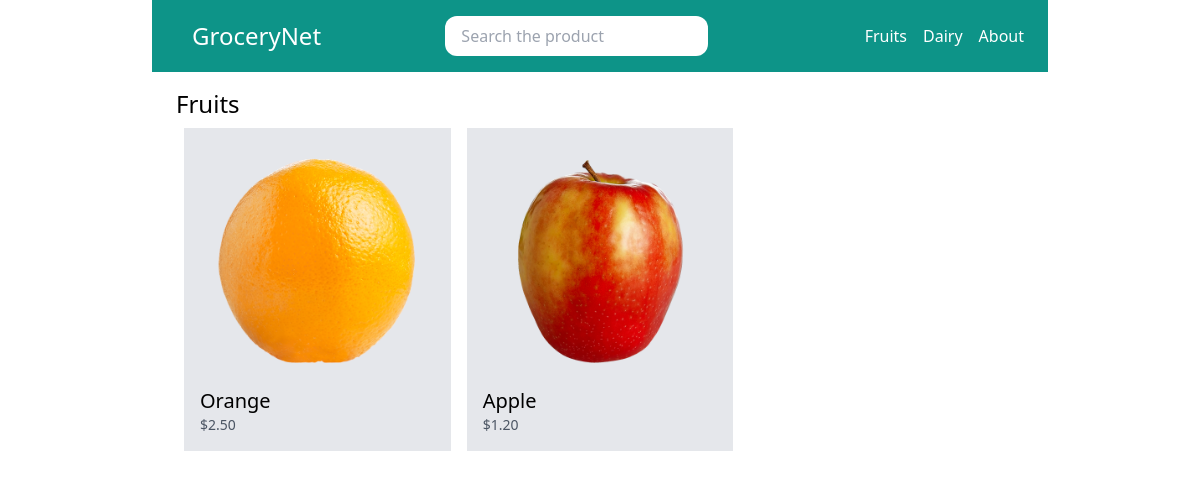
The app's page /fruit/, older data.
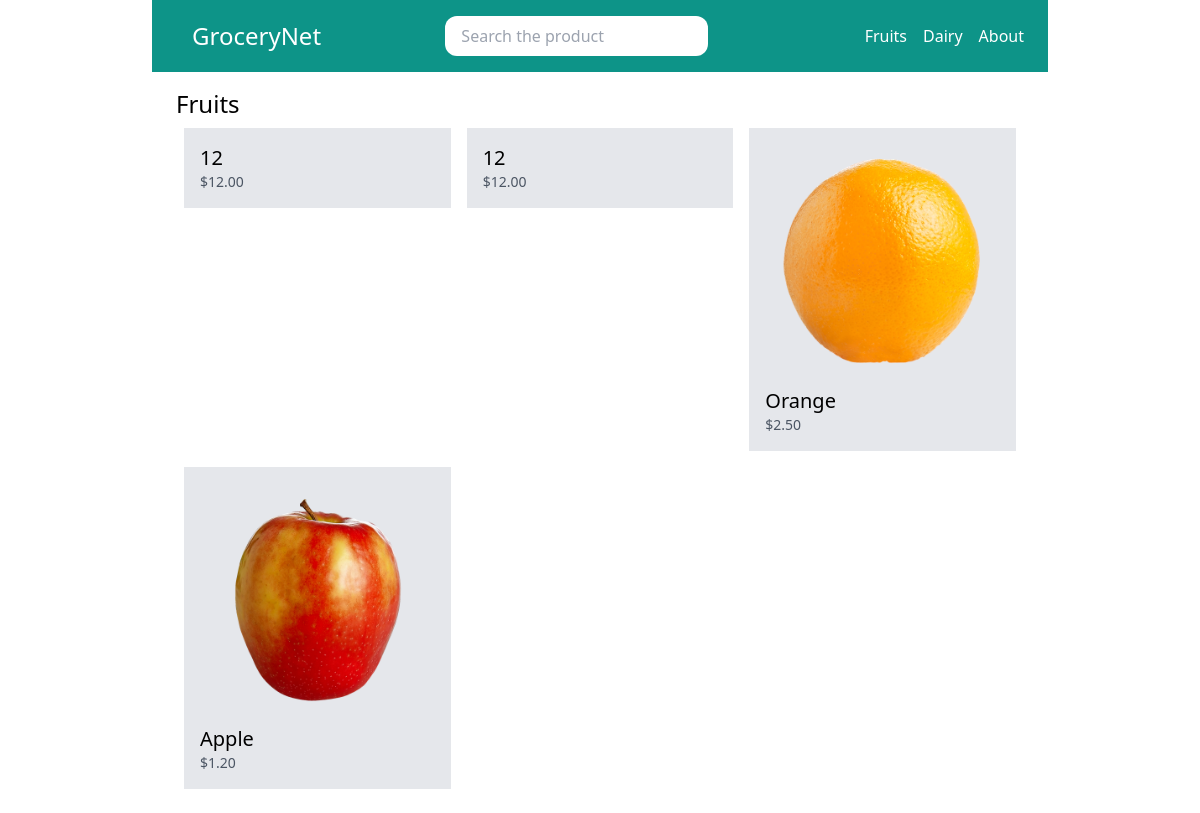
The same page, newer data.
### store/models.py (models this page shows, shortened)
class Category(models.Model):
    title = models.CharField(max_length=50)
    slug = models.SlugField(max_length=50)
    class Meta:
        verbose_name_plural = 'Categories' # 관리사이트의 모델 표기방법 변경

class Product(models.Model):
    DRAFT = 'draft'
    WAITING_APPROVAL = 'waitingapproval'
    ACTIVE = 'active'
    DELETED = 'deleted'
    STATUS_CHOICES = (
        (DRAFT, 'Draft'),
        (WAITING_APPROVAL, 'Waiting approval'),
        (ACTIVE, 'Active'),
        (DELETED, 'Deleted'),
    )
    user = models.ForeignKey(User, related_name='products', on_delete=models.CASCADE)
    category = models.ForeignKey(Category, related_name='products', on_delete=models.CASCADE)
    product_name = models.CharField(max_length=50)
    product_id = models.CharField(max_length=50)
    slug = models.SlugField(max_length=50)
    description = models.TextField(blank=True)
    price = models.FloatField()
    image = models.ImageField(upload_to='uploads/product_images/', blank=True, null=True)
    created_at = models.DateTimeField(auto_now_add=True)
    updated_at = models.DateTimeField(auto_now=True)
    status = models.CharField(max_length=50, choices=STATUS_CHOICES, default=ACTIVE)
    class Meta:
        ordering = ('-created_at',)  #표시 순서 변경

### store/views.py (the view)
# urls.py: path('<slug:slug>/', views.category_detail, name='category_detail'),
def category_detail(request, slug):
    category = get_object_or_404(Category, slug=slug)
    products = category.products.filter(status=Product.ACTIVE)
    return render(request, 'store/category_detail.html', {
        'category': category,
        'products': products
    })

### store/templatetags/menu.py (called while the page is built)
@register.inclusion_tag('core/menu.html')
def menu():
    categories = Category.objects.all()
    return {'categories': categories}

### store/templates/store/category_detail.html (shortened to what this page needs)
{% extends "core/base.html" %}
{% block content %}
    <h1 class="text-2xl">{{ category.title }}</h1>
    {% include "store/partials/products.html" %}
{% endblock content %}

### core/templates/core/menu.html
{% for category in categories %}
    <a href="{% url "category_detail" category.slug %}" class="text-white">{{ category.title }}</a>
{% endfor %}
<a href="{% url "about" %}" class="text-white">About</a>

### store/templates/store/partials/products.html
<div class="flex flex-wrap">
    {% for product in products  %}
    <div class="product w-1/3 p-2">
        <div class="p-4 bg-gray-200">
            <a href="{% url "product_detail" product.category.slug product.slug %}">
                {% if product.image %}
                    <div class="image mb-2">
                        <img src="{{ product.image.url }}" alt="Image of {{ product.product_name }}">
                    </div>
                {% endif %}
                <h2 class="text-xl">{{ product.product_name }}</h2>
                <p class="text-sm text-gray-600">${{ product.price|floatformat:2 }}</p>
            </a>
        </div>
    </div>
    {% endfor %}
</div>

Row changes from the older to the newer data that the page shows:
added Product: product_name "12", price "12.00"
added Product: product_name "12", price "12.00"
